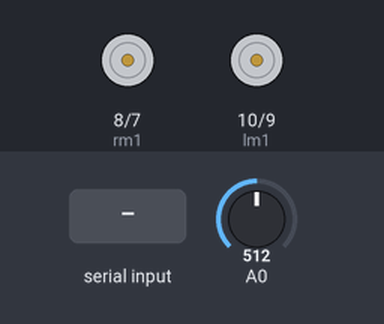
A sketch run on a simulated Arduino Uno, built with avr-gcc and run on an emulated ATmega328P. On the bench: motor-driver pin pairs drawn as motors (green arrow = first pin HIGH = forward, orange = second pin HIGH = backward, longer = more drive). Inputs (shaded band) come from the test bench; at power-on: A0 = 512. What the sketch prints to the serial monitor is not drawn.

Above: at 1.2 s.
1.3 s: "F" received over Serial
At 2.5 s:
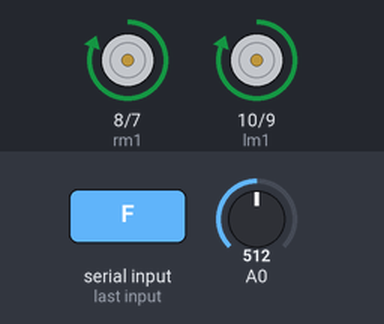
2.8 s: "B" received over Serial
At 3.9 s:
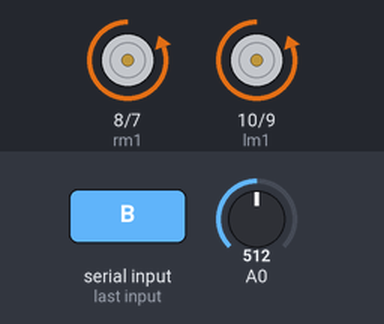
4.3 s: "L" received over Serial
At 5.0 s:
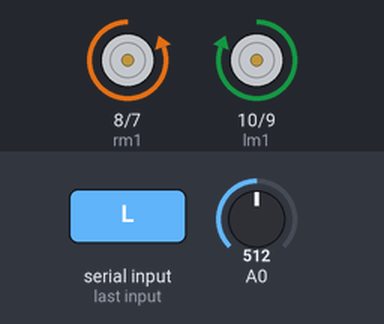
5.8 s: "R" received over Serial
At 6.2 s:
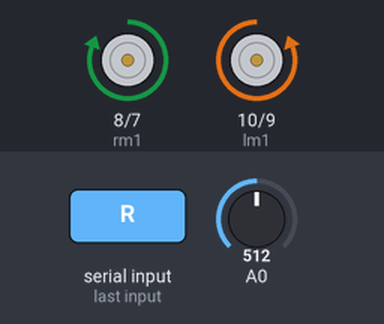
7.3 s: "1" received over Serial
At 8.5 s:
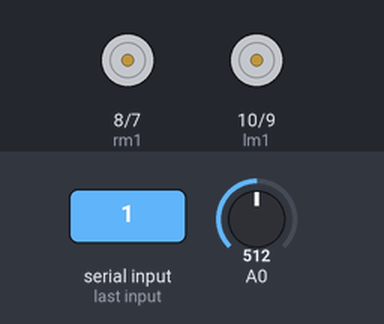
Timing chart, 0 to 9.8 s (numbered marks = the images above; inputs shaded):
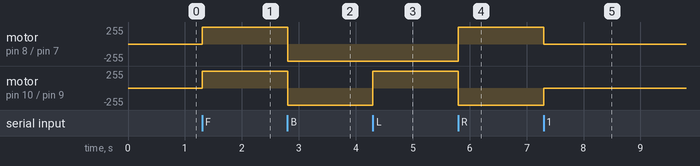

The sketch:

spyFin.ino
```cpp
/****LulBot***/

/* Arduino Rolling robot
 *  by Ashraf Minhaj
 *  mail me at ashraf_minhaj@yahoo.com
 *  tutorial- ashrafminhajfb.blogspot.com
 */

//Declare the arduino pins

int lm1 = 10; //declare 1st motor pins
int lm2 = 9;

int rm1 = 8;   //right motor pins
int rm2 = 7;


void setup()
{
  //initlize the mode of the pins
   pinMode(lm1,OUTPUT);
   pinMode(lm2,OUTPUT);
   pinMode(rm1,OUTPUT);
   pinMode(rm2,OUTPUT);

   //set the serial communication rate
  Serial.begin(9600);
}

void loop()
{

  //check whether arduino is reciving signal or not
  while(Serial.available() == 0);
  char val = Serial.read() ;//reads the signal
  //Serial.print(val);

  int x = analogRead(A0);
  float mv = ( x/1024.0)*5000;
  float cel = mv/10;
  Serial.print(cel);

  /*********For Forward motion*********/

  if (val == 'F')
  {
    //Serial.println("FORWARD");
    digitalWrite(lm1,HIGH);
    digitalWrite(rm1,HIGH);
    digitalWrite(lm2,LOW);
    digitalWrite(rm2,LOW);

  }


    /*********For Backward Motion*********/
  else if(val == 'B')
  {
    //Serial.println("BACK");
    digitalWrite(lm2,HIGH);
    digitalWrite(rm2,HIGH);
    digitalWrite(lm1,LOW);
    digitalWrite(rm1,LOW);

  }
   /*********Right*********/
  else if(val == 'L')
  {
    //Serial.println("RIGHT");
    digitalWrite(lm1,HIGH);
    digitalWrite(rm2,HIGH);
    digitalWrite(lm2,LOW);
    digitalWrite(rm1,LOW);
  }
   /*********Left*********/
  else if(val == 'R')
  {
    //Serial.println("LEFT");
    digitalWrite(lm2,HIGH);
    digitalWrite(rm1,HIGH);
    digitalWrite(lm1,LOW);
    digitalWrite(rm2,LOW);

  }


  /*********STOP*********/
  else
  {
    //Serial.println("No data or Invalid!!!");
    digitalWrite(lm1,LOW);
    digitalWrite(rm1,LOW);
    digitalWrite(lm2,LOW);
    digitalWrite(rm2,LOW);

  }

}
```

Measured:
- after the input at 1.3 s, motor on pin 8 (rm1) / pin 7 (rm2), motor on pin 10 (lm1) / pin 9 (lm2): stopped → forward 255/255 at once
- after the input at 2.8 s, motor on pin 8 (rm1) / pin 7 (rm2), motor on pin 10 (lm1) / pin 9 (lm2): forward 255/255 → backward 255/255 at once
- after the input at 4.3 s, motor on pin 10 (lm1) / pin 9 (lm2): backward 255/255 → forward 255/255 at once
- after the input at 5.8 s, motor on pin 8 (rm1) / pin 7 (rm2): backward 255/255 → forward 255/255 at once; motor on pin 10 (lm1) / pin 9 (lm2): forward 255/255 → backward 255/255 at once
- after the input at 7.3 s, motor on pin 8 (rm1) / pin 7 (rm2): forward 255/255 → stopped at once; motor on pin 10 (lm1) / pin 9 (lm2): backward 255/255 → stopped at once
